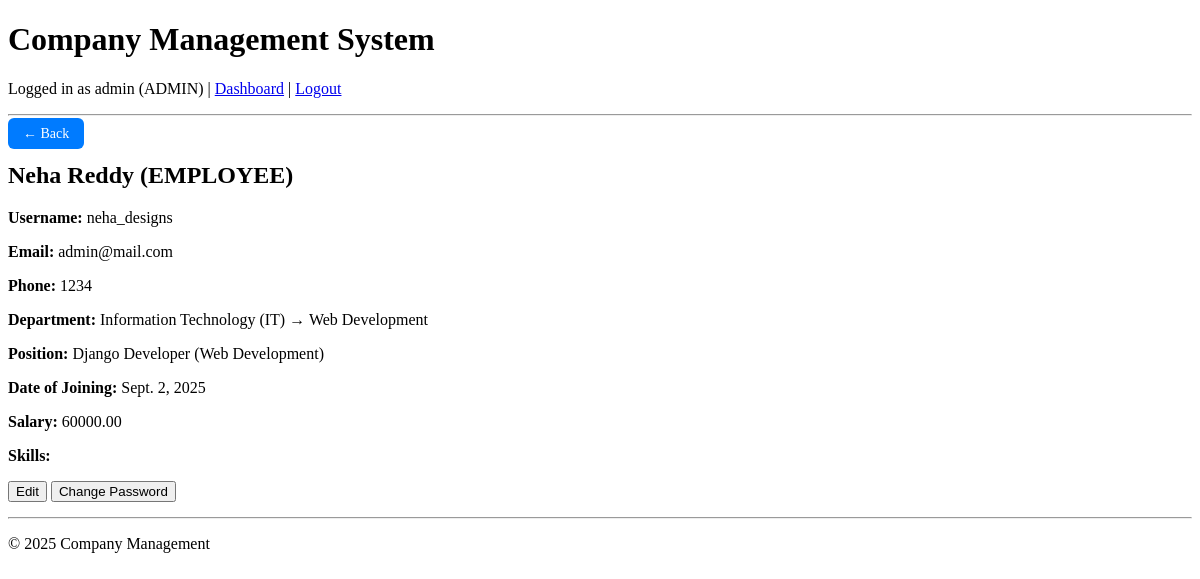
The page /employees/profile/14/ (signed in) on the database as committed earlier.
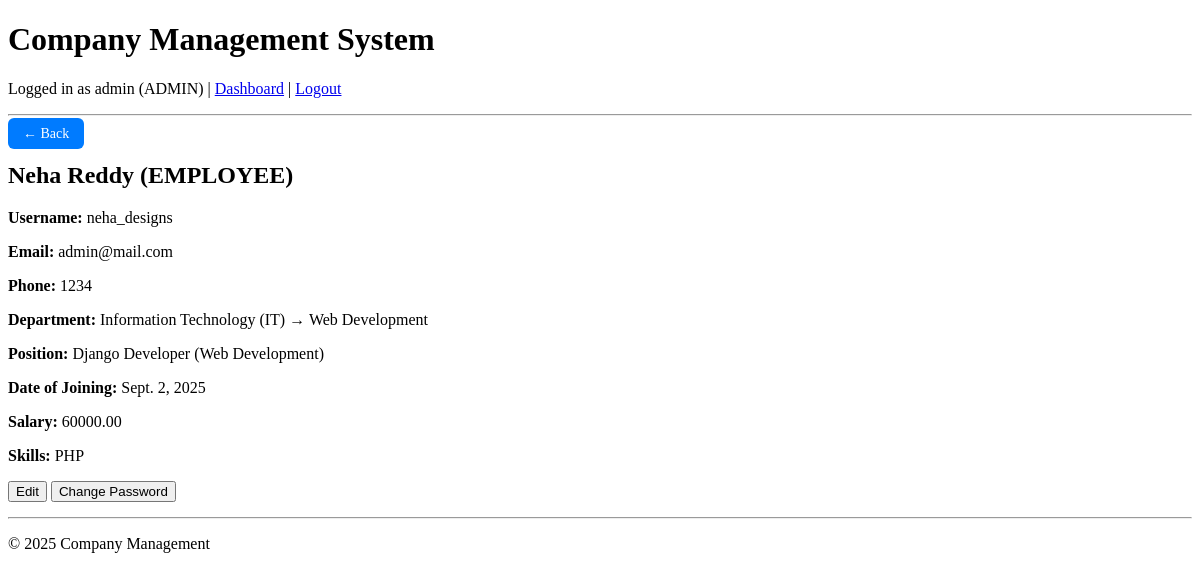
The same page on the database as committed later.
### users/models.py (models this page shows, shortened)
class EmployeeProfile(models.Model):
    user = models.OneToOneField(settings.AUTH_USER_MODEL, on_delete=models.CASCADE)
    department = models.ForeignKey(Department, on_delete=models.SET_NULL, null=True)
    position = models.ForeignKey(Position, on_delete=models.SET_NULL, null=True)
    benefits = models.ManyToManyField(Benefit, blank=True)
    date_of_joining = models.DateField()
    salary = models.DecimalField(max_digits=10, decimal_places=2, null=True, blank=True)
    skills = models.TextField(blank=True)

class CustomUser(AbstractUser):
    ROLE_ADMIN = 'ADMIN'
    ROLE_MANAGER = 'MANAGER'
    ROLE_EMPLOYEE = 'EMPLOYEE'
    ROLE_CUSTOMER = 'CUSTOMER'
    ROLE_CHOICES = (
        (ROLE_ADMIN, 'Admin/HR'),
        (ROLE_MANAGER, 'Manager'),
        (ROLE_EMPLOYEE, 'Employee'),
        (ROLE_CUSTOMER,'Customer')
    )
    name=models.CharField(max_length=500,null=False)
    role = models.CharField(max_length=20, choices=ROLE_CHOICES, default=ROLE_EMPLOYEE)
    phone = models.CharField(max_length=15, blank=True, null=True)
    groups = models.ManyToManyField(
        'auth.Group',
        related_name='customuser_set',  # different from auth.User.user_set
        blank=True,
        help_text='The groups this user belongs to.'
    )
    user_permissions = models.ManyToManyField(
        'auth.Permission',
        related_name='customuser_set',  # different from auth.Permission.user_set
        blank=True,
        help_text='Specific permissions for this user.'
    )

### company/models.py (models this page shows)
class Department(models.Model):
    name = models.CharField(max_length=100)
    parent = models.ForeignKey(
        'self',
        on_delete=models.CASCADE,
        null=True,
        blank=True,
        related_name='sub_departments',
        default='null'
    )
    manager = models.ForeignKey(
        'users.CustomUser',
        on_delete=models.CASCADE,
        null=True,
        blank=True,
        limit_choices_to={'role': 'MANAGER'},
        related_name='managed_departments'
    )
    description = models.TextField(blank=True)
    created_at = models.DateTimeField(auto_now_add=True)
    def __str__(self):
        if self.parent:
            return f"{self.parent.name} → {self.name}"
        return self.name

class Position(models.Model):
    department = models.ForeignKey(Department, on_delete=models.CASCADE, related_name='positions',null=True)
    title = models.CharField(max_length=100)
    description = models.TextField(blank=True)
    created_at = models.DateTimeField(auto_now_add=True)
    def __str__(self):
        return f"{self.title} ({self.department.name})"

### users/views.py (the view)
# urls.py: path('employees/profile/<int:profile_id>/', views.view_profile, name='view_profile'),
@login_required
def view_profile(request, profile_id):
    profile = get_object_or_404(EmployeeProfile, id=profile_id)
    if request.user.role == User.ROLE_EMPLOYEE and profile.user != request.user:
        return render(request, 'users/forbidden.html', status=403)
    return render(request, 'users/profile.html', {'profile': profile})

### users/templates/users/profile.html (shortened to what this page needs)
{% extends 'base.html' %}
{% block content %}
<a href="javascript:history.back()"
    style="background-color: #007bff; color: white; padding: 8px 15px;
            text-decoration: none; border-radius: 6px; font-size: 14px;">
    ← Back
</a>
<h2>{{ profile.user.name }} ({{ profile.user.role }})</h2>
<div style="margin-bottom: 15px;">
    <p><strong>Username:</strong> {{ profile.user.username }}</p>
    <p><strong>Email:</strong> {{ profile.user.email }}</p>
    <p><strong>Phone:</strong> {{ profile.user.phone }}</p>
    <p><strong>Department:</strong> {{ profile.department }}</p>
    <p><strong>Position:</strong> {{ profile.position }}</p>
    <p><strong>Date of Joining:</strong> {{ profile.date_of_joining }}</p>
    <p><strong>Salary:</strong> {{ profile.salary }}</p>
    <p><strong>Skills:</strong> {{ profile.skills }}</p>
    <a href="{% url 'edit_employee' profile_id=profile.id %}"><button>Edit</button></a>
    {% if request.user.role in 'ADMIN HR' or  profile.id == request.user.employeeprofile.id %}
    <a href="{% url 'change_password' profile_id=profile.id %}"><button>Change Password</button></a>
    {%endif%}
</div>
{% endblock %}

Rows that differ between the two databases and show on the page:
changed EmployeeProfile "Neha Reddy": skills (not shown) → "PHP"
